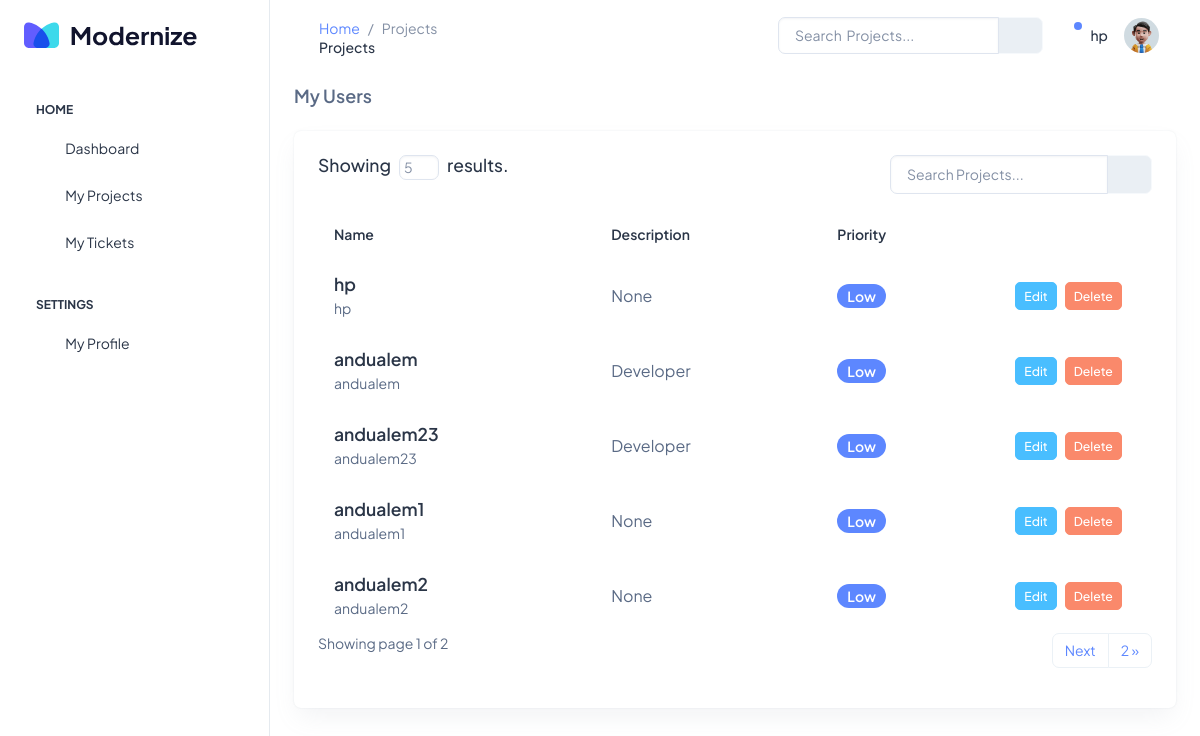
The page /users/ (signed in) on the database as committed earlier.
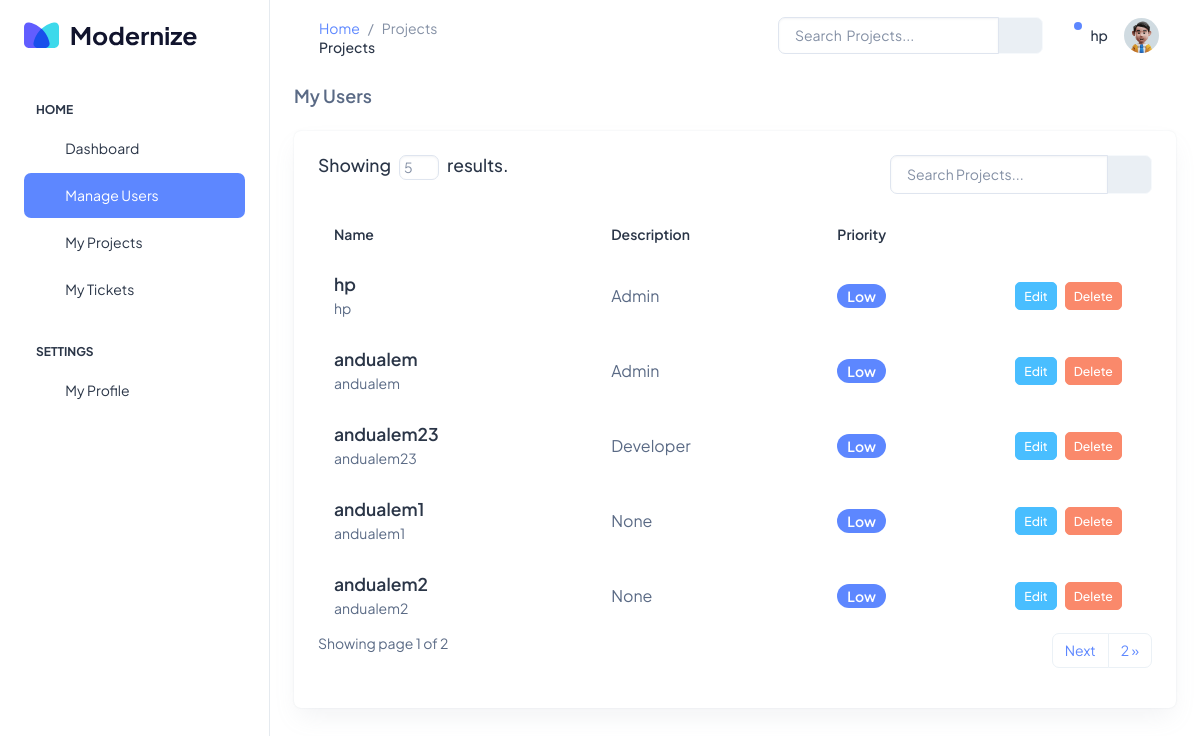
The same page on the database as committed later.
### users/models.py (models this page shows)
class User(AbstractUser):
    ROLE_CHOICES = (
        ("Developer", "Developer"),
        ("Project Manager", "Project Manager"),
        ("Submitter", "Submitter"),
        ("Admin", "Admin"),
    )
    role = models.CharField(
        max_length=40, default="Developer", choices=ROLE_CHOICES, blank=True, null=True
    )

### users/views.py (the view)
# urls.py: path("", views.UsersListView.as_view(), name="users"),
class UsersListView(LoginRequiredMixin, PermissionRequiredMixin, ListView):
    login_url = "users/login"
    redirect_field_name = "users"
    permission_required = "users.view_user"
    model = User
    template_name = "users/user_list.html"
    context_object_name = "users"
    permission_denied_message = "You do not have permission to View Users."
    paginate_by = 5
    def get_queryset(self):
        search = self.request.GET.get("search", "")
        projects = User.objects.filter(
            username__icontains=search
        ) | User.objects.filter(role__icontains=search)
        return projects
    def get_paginate_by(self, queryset):
        if self.request.GET.get("page_number"):
            self.request.session["page_number"] = self.request.GET.get("page_number")
        self.paginate_by = self.request.session.get("page_number", 5)
        return self.paginate_by

### users/templates/users/user_list.html (shortened to what the changed rows need)
{% extends 'base.html' %}
{% load static %}
{% block content %}
<div class="row">
    <div class="col d-flex align-items-stretch">
        <div class="card w-100">
            <div class="card-body p-4">
                <div class="table-responsive">
                    <table class="table text-nowrap mb-0 align-middle">
                        <thead class="text-dark fs-4">
                            <tr>
                                <th class="border-bottom-0">
                                    <h6 class="fw-semibold mb-0">Name</h6>
                                </th>
                                <th class="border-bottom-0">
                                    <h6 class="fw-semibold mb-0">
                                        Description
                                    </h6>
                                </th>
                                <th class="border-bottom-0">
                                    <h6 class="fw-semibold mb-0">Priority</h6>
                                </th>
                                <th
                                    class="border-bottom-0"
                                    style="width: 20%"
                                ></th>
                            </tr>
                        </thead>
                        <tbody>
                            {% for user in users %}
                            <tr>
                                <td class="border-bottom-0 pb-0">
                                    <a href="{% url 'update_user' user.id%}">
                                        <h5 class="fw-semibold mb-1">
                                            {{user.username}}
                                        </h5>
                                    </a>
                                    <p class="fw-normal">
                                        <small> {{user.username}}</small>
                                    </p>
                                </td>
                                <td class="border-bottom-0">
                                    <p class="mb-0 fw-normal">{{user.role}}</p>
                                </td>
                                <td class="border-bottom-0">
                                    <div
                                        class="d-flex align-items-center gap-2"
                                    >
                                        <span
                                            class="badge bg-primary rounded-3 fw-semibold"
                                            >Low</span
                                        >
                                    </div>
                                </td>
                                <td class="border-bottom-0">
                                    <div
                                        class="d-flex align-items-center justify-content-center gap-2"
                                    >
                                        <a
                                            href=""
                                            class="btn btn-secondary btn-sm"
                                            >Edit</a
                                        >
                                        <button
                                            class="btn btn-danger btn-sm"
                                            data-bs-toggle="modal"
                                            data-bs-target="#projectdelete{{user.id}}"
                                        >
                                            Delete
                                        </button>
                                    </div>
                                </td>
                            </tr>
                            {% endfor %}
                        </tbody>
                    </table>
                </div>
            </div>
        </div>
    </div>
</div>
{% endblock content %}

### templates/base.html (shortened to what the changed rows need)
{% load static %}
<html lang="en">
    <head>
        <link rel="stylesheet" href={% static "/css/styles.min.css" %} />
    </head>
    <body>
        <div
            class="page-wrapper"
            id="main-wrapper"
            data-layout="vertical"
            data-navbarbg="skin6"
            data-sidebartype="full"
            data-sidebar-position="fixed"
            data-header-position="fixed"
        >
            {% include "partials/_sidebar.html" %}
            <div class="body-wrapper">
                <header class="app-header">
                    <nav class="navbar navbar-expand-lg navbar-light">
                        <div
                            class="navbar-collapse justify-content-end px-0"
                            id="navbarNav"
                        >
                            <ul
                                class="navbar-nav flex-row ms-auto align-items-center justify-content-end"
                            >
                                <li>
                                    <div class="input-group me-3">
                                    </div>
                                </li>
                                <li class="nav-item dropdown">
                                    <a
                                        class="nav-link nav-icon-hover"
                                        href="javascript:void(0)"
                                        id="drop2"
                                        data-bs-toggle="dropdown"
                                        aria-expanded="false"
                                    >
                                    </a>
                                </li>
                                <h6 class="pt-2">{{user.username}}</h6>
                                <li class="nav-item dropdown">
                                    <a
                                        class="nav-link nav-icon-hover"
                                        href="javascript:void(0)"
                                        id="drop2"
                                        data-bs-toggle="dropdown"
                                        aria-expanded="false"
                                    >
                                    </a>
                                </li>
                            </ul>
                        </div>
                    </nav>
                </header>
                <div class="container-fluid">
                    {% block content %}
                    {% endblock content %}
                </div>
            </div>
        </div>
    </body>
</html>

Rows that differ between the two databases and show on the page:
changed User "hp": role "None" → "Admin"
changed User "andualem": role "Developer" → "Admin"
Other text that changed with them:
text now shown: "Manage Users"
